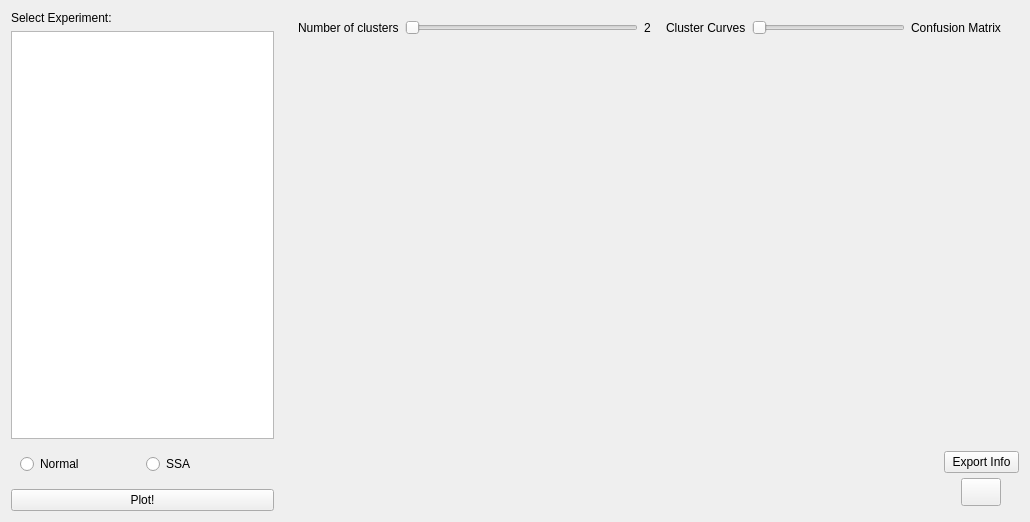
      <widget class="QWidget" name="page_2">
       <property name="layoutDirection">
        <enum>Qt::LeftToRight</enum>
       </property>
       <layout class="QHBoxLayout" name="horizontalLayout_16">
        <item>
         <widget class="QFrame" name="frame_41">
          <property name="minimumSize">
           <size>
            <width>272</width>
            <height>500</height>
           </size>
          </property>
          <property name="maximumSize">
           <size>
            <width>500</width>
            <height>1680</height>
           </size>
          </property>
          <property name="frameShape">
           <enum>QFrame::NoFrame</enum>
          </property>
          <property name="frameShadow">
           <enum>QFrame::Plain</enum>
          </property>
          <property name="midLineWidth">
           <number>1</number>
          </property>
          <layout class="QGridLayout" name="gridLayout_18">
           <property name="leftMargin">
            <number>0</number>
           </property>
           <property name="topMargin">
            <number>0</number>
           </property>
           <property name="bottomMargin">
            <number>0</number>
           </property>
           <property name="horizontalSpacing">
            <number>5</number>
           </property>
           <item row="0" column="0">
            <widget class="QLabel" name="label_17">
             <property name="styleSheet">
              <string notr="true">font: 75 13pt &quot;Ubuntu Condensed&quot;;</string>
             </property>
             <property name="text">
              <string>Select Experiment:</string>
             </property>
            </widget>
           </item>
           <item row="3" column="0">
            <widget class="QPushButton" name="ClusterPlotButton">
             <property name="maximumSize">
              <size>
               <width>16777215</width>
               <height>30</height>
              </size>
             </property>
             <property name="styleSheet">
              <string notr="true">font: 75 13pt &quot;Ubuntu Condensed&quot;;</string>
             </property>
             <property name="text">
              <string>Plot!</string>
             </property>
            </widget>
           </item>
           <item row="1" column="0">
            <widget class="QTableView" name="tableCluster">
             <property name="minimumSize">
              <size>
               <width>0</width>
               <height>290</height>
              </size>
             </property>
             <property name="styleSheet">
              <string notr="true">font: 10pt &quot;Ubuntu Condensed&quot;;</string>
             </property>
            </widget>
           </item>
           <item row="2" column="0">
            <widget class="QFrame" name="frame_47">
             <property name="minimumSize">
              <size>
               <width>0</width>
               <height>30</height>
              </size>
             </property>
             <property name="maximumSize">
              <size>
               <width>16777215</width>
               <height>40</height>
              </size>
             </property>
             <property name="frameShape">
              <enum>QFrame::NoFrame</enum>
             </property>
             <property name="frameShadow">
              <enum>QFrame::Plain</enum>
             </property>
             <layout class="QHBoxLayout" name="horizontalLayout_19">
              <item>
               <widget class="QRadioButton" name="rbNormal">
                <property name="text">
                 <string>Normal</string>
                </property>
               </widget>
              </item>
              <item>
               <widget class="QRadioButton" name="rbSSA">
                <property name="text">
                 <string>SSA</string>
                </property>
               </widget>
              </item>
             </layout>
            </widget>
           </item>
          </layout>
         </widget>
        </item>
        <item>
         <widget class="QFrame" name="frame_43">
          <property name="minimumSize">
           <size>
            <width>730</width>
            <height>500</height>
           </size>
          </property>
          <property name="maximumSize">
           <size>
            <width>16777215</width>
            <height>16777215</height>
           </size>
          </property>
          <property name="frameShape">
           <enum>QFrame::NoFrame</enum>
          </property>
          <property name="frameShadow">
           <enum>QFrame::Plain</enum>
          </property>
          <layout class="QVBoxLayout" name="verticalLayout_28">
           <property name="spacing">
            <number>0</number>
           </property>
           <property name="leftMargin">
            <number>0</number>
           </property>
           <property name="topMargin">
            <number>0</number>
           </property>
           <property name="rightMargin">
            <number>0</number>
           </property>
           <property name="bottomMargin">
            <number>0</number>
           </property>
           <item>
            <widget class="QFrame" name="frame_44">
             <property name="maximumSize">
              <size>
               <width>16777215</width>
               <height>53</height>
              </size>
             </property>
             <property name="frameShape">
              <enum>QFrame::NoFrame</enum>
             </property>
             <property name="frameShadow">
              <enum>QFrame::Plain</enum>
             </property>
             <property name="midLineWidth">
              <number>1</number>
             </property>
             <layout class="QHBoxLayout" name="horizontalLayout_14">
              <property name="topMargin">
               <number>0</number>
              </property>
              <item>
               <widget class="QFrame" name="frame_42">
                <property name="frameShape">
                 <enum>QFrame::NoFrame</enum>
                </property>
                <property name="frameShadow">
                 <enum>QFrame::Plain</enum>
                </property>
                <layout class="QHBoxLayout" name="horizontalLayout_17">
                 <property name="leftMargin">
                  <number>0</number>
                 </property>
                 <property name="topMargin">
                  <number>0</number>
                 </property>
                 <property name="rightMargin">
                  <number>0</number>
                 </property>
                 <property name="bottomMargin">
                  <number>0</number>
                 </property>
                 <item>
                  <widget class="QLabel" name="label_20">
                   <property name="styleSheet">
                    <string notr="true">font: 75 13pt &quot;Ubuntu Condensed&quot;;</string>
                   </property>
                   <property name="text">
                    <string>Number of clusters</string>
                   </property>
                  </widget>
                 </item>
                 <item>
                  <widget class="QSlider" name="clusterSlider">
                   <property name="orientation">
                    <enum>Qt::Horizontal</enum>
                   </property>
                  </widget>
                 </item>
                 <item>
                  <widget class="QLabel" name="number_cluster">
                   <property name="maximumSize">
                    <size>
                     <width>20</width>
                     <height>16777215</height>
                    </size>
                   </property>
                   <property name="styleSheet">
                    <string notr="true">font: 75 13pt &quot;Ubuntu Condensed&quot;;</string>
                   </property>
                   <property name="text">
                    <string>2</string>
                   </property>
                  </widget>
                 </item>
                </layout>
               </widget>
              </item>
              <item>
               <widget class="QFrame" name="frame_45">
                <property name="frameShape">
                 <enum>QFrame::NoFrame</enum>
                </property>
                <property name="frameShadow">
                 <enum>QFrame::Plain</enum>
                </property>
                <layout class="QHBoxLayout" name="horizontalLayout_18">
                 <item>
                  <widget class="QLabel" name="label_21">
                   <property name="styleSheet">
                    <string notr="true">font: 75 13pt &quot;Ubuntu Condensed&quot;;</string>
                   </property>
                   <property name="text">
                    <string>Cluster Curves</string>
                   </property>
                  </widget>
                 </item>
                 <item>
                  <widget class="QSlider" name="typeCluster">
                   <property name="maximum">
                    <number>1</number>
                   </property>
                   <property name="orientation">
                    <enum>Qt::Horizontal</enum>
                   </property>
                  </widget>
                 </item>
                 <item>
                  <widget class="QLabel" name="label_16">
                   <property name="styleSheet">
                    <string notr="true">font: 75 13pt &quot;Ubuntu Condensed&quot;;</string>
                   </property>
                   <property name="text">
                    <string>Confusion Matrix</string>
                   </property>
                  </widget>
                 </item>
                </layout>
               </widget>
              </item>
             </layout>
            </widget>
           </item>
           <item>
            <widget class="QFrame" name="tsneFrame2_2">
             <property name="minimumSize">
              <size>
               <width>680</width>
               <height>455</height>
              </size>
             </property>
             <property name="frameShape">
              <enum>QFrame::NoFrame</enum>
             </property>
             <property name="frameShadow">
              <enum>QFrame::Plain</enum>
             </property>
             <layout class="QHBoxLayout" name="horizontalLayout_13">
              <property name="spacing">
               <number>0</number>
              </property>
              <property name="leftMargin">
               <number>0</number>
              </property>
              <property name="topMargin">
               <number>0</number>
              </property>
              <property name="rightMargin">
               <number>0</number>
              </property>
              <property name="bottomMargin">
               <number>0</number>
              </property>
              <item>
               <widget class="QFrame" name="tsneFrame3_2">
                <property name="minimumSize">
                 <size>
                  <width>640</width>
                  <height>455</height>
                 </size>
                </property>
                <property name="frameShape">
                 <enum>QFrame::NoFrame</enum>
                </property>
                <property name="frameShadow">
                 <enum>QFrame::Plain</enum>
                </property>
                <layout class="QVBoxLayout" name="verticalLayout_29">
                 <property name="spacing">
                  <number>0</number>
                 </property>
                 <property name="leftMargin">
                  <number>0</number>
                 </property>
                 <property name="topMargin">
                  <number>0</number>
                 </property>
                 <property name="rightMargin">
                  <number>0</number>
                 </property>
                 <property name="bottomMargin">
                  <number>0</number>
                 </property>
                 <item>
                  <widget class="QFrame" name="cluster_frame">
                   <property name="frameShape">
                    <enum>QFrame::NoFrame</enum>
                   </property>
                   <property name="frameShadow">
                    <enum>QFrame::Plain</enum>
                   </property>
                   <layout class="QHBoxLayout" name="horizontalLayout_15">
                    <property name="leftMargin">
                     <number>0</number>
                    </property>
                    <property name="topMargin">
                     <number>0</number>
                    </property>
                    <property name="rightMargin">
                     <number>0</number>
                    </property>
                    <property name="bottomMargin">
                     <number>0</number>
                    </property>
                    <item>
                     <widget class="QLabel" name="clustering1">
                      <property name="sizePolicy">
                       <sizepolicy hsizetype="Expanding" vsizetype="Expanding">
                        <horstretch>0</horstretch>
                        <verstretch>0</verstretch>
                       </sizepolicy>
                      </property>
                      <property name="minimumSize">
                       <size>
                        <width>450</width>
                        <height>0</height>
                       </size>
                      </property>
                      <property name="text">
                       <string/>
                      </property>
                     </widget>
                    </item>
                   </layout>
                  </widget>
                 </item>
                 <item>
                  <widget class="QFrame" name="frame_46">
                   <property name="minimumSize">
                    <size>
                     <width>0</width>
                     <height>60</height>
                    </size>
                   </property>
                   <property name="maximumSize">
                    <size>
                     <width>16777215</width>
                     <height>60</height>
                    </size>
                   </property>
                   <property name="frameShape">
                    <enum>QFrame::NoFrame</enum>
                   </property>
                   <property name="frameShadow">
                    <enum>QFrame::Plain</enum>
                   </property>
                   <layout class="QHBoxLayout" name="horizontalLayout_20">
                    <property name="spacing">
                     <number>0</number>
                    </property>
                    <property name="leftMargin">
                     <number>0</number>
                    </property>
                    <property name="topMargin">
                     <number>0</number>
                    </property>
                    <property name="rightMargin">
                     <number>0</number>
                    </property>
                    <property name="bottomMargin">
                     <number>0</number>
                    </property>
                    <item>
                     <widget class="QLabel" name="loading_cluster">
                      <property name="sizePolicy">
                       <sizepolicy hsizetype="Expanding" vsizetype="Expanding">
                        <horstretch>0</horstretch>
                        <verstretch>0</verstretch>
                       </sizepolicy>
                      </property>
                      <property name="minimumSize">
                       <size>
                        <width>0</width>
                        <height>50</height>
                       </size>
                      </property>
                      <property name="text">
                       <string/>
                      </property>
                     </widget>
                    </item>
                    <item>
                     <widget class="QFrame" name="frame_48">
                      <property name="maximumSize">
                       <size>
                        <width>75</width>
                        <height>16777215</height>
                       </size>
                      </property>
                      <property name="frameShape">
                       <enum>QFrame::NoFrame</enum>
                      </property>
                      <property name="frameShadow">
                       <enum>QFrame::Plain</enum>
                      </property>
                      <layout class="QVBoxLayout" name="verticalLayout_36">
                       <property name="spacing">
                        <number>0</number>
                       </property>
                       <property name="leftMargin">
                        <number>0</number>
                       </property>
                       <property name="topMargin">
                        <number>0</number>
                       </property>
                       <property name="rightMargin">
                        <number>0</number>
                       </property>
                       <property name="bottomMargin">
                        <number>0</number>
                       </property>
                       <item>
                        <widget class="QPushButton" name="exportCluster">
                         <property name="text">
                          <string>Export Info</string>
                         </property>
                        </widget>
                       </item>
                       <item>
                        <widget class="QFrame" name="frame_71">
                         <property name="frameShape">
                          <enum>QFrame::NoFrame</enum>
                         </property>
                         <property name="frameShadow">
                          <enum>QFrame::Plain</enum>
                         </property>
                         <layout class="QGridLayout" name="gridLayout_32">
                          <property name="leftMargin">
                           <number>0</number>
                          </property>
                          <property name="topMargin">
                           <number>0</number>
                          </property>
                          <property name="rightMargin">
                           <number>0</number>
                          </property>
                          <property name="bottomMargin">
                           <number>0</number>
                          </property>
                          <property name="spacing">
                           <number>0</number>
                          </property>
                          <item row="0" column="0">
                           <widget class="QFrame" name="frame_72">
                            <property name="frameShape">
                             <enum>QFrame::NoFrame</enum>
                            </property>
                            <property name="frameShadow">
                             <enum>QFrame::Plain</enum>
                            </property>
                            <layout class="QGridLayout" name="gridLayout_31">
                             <property name="leftMargin">
                              <number>0</number>
                             </property>
                             <property name="topMargin">
                              <number>0</number>
                             </property>
                             <property name="rightMargin">
                              <number>0</number>
                             </property>
                             <property name="bottomMargin">
                              <number>0</number>
                             </property>
                             <property name="spacing">
                              <number>0</number>
                             </property>
                             <item row="0" column="0">
                              <widget class="QPushButton" name="home8">
                               <property name="maximumSize">
                                <size>
                                 <width>40</width>
                                 <height>28</height>
                                </size>
                               </property>
                               <property name="text">
                                <string/>
                               </property>
                              </widget>
                             </item>
                            </layout>
                           </widget>
                          </item>
                         </layout>
                        </widget>
                       </item>
                      </layout>
                     </widget>
                    </item>
                   </layout>
                  </widget>
                 </item>
                </layout>
               </widget>
              </item>
             </layout>
            </widget>
           </item>
          </layout>
         </widget>
        </item>
       </layout>
      </widget>
